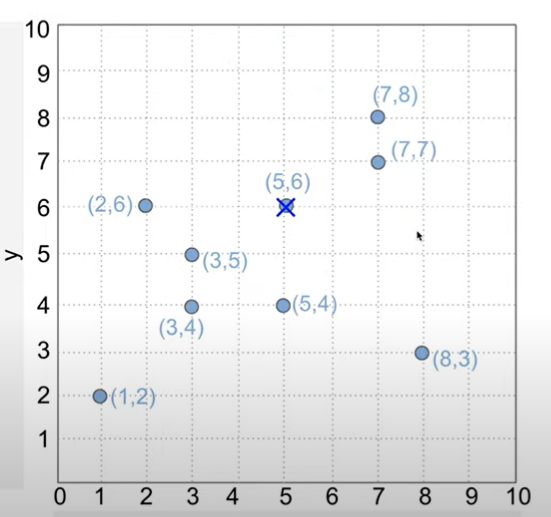
#> input picture Machine Learning/K Nearest Neighbours/Ball Trees/images/bt.png, 551 x 517 px
$ jupyter execute --allow-errors 'balls trees.ipynb'
#> lines starting #> are read from the running program, lines starting #| are printed output that depends on the picture
1. [Ball Trees](#ball-trees)

#### Ball Trees:
- used in KNN for both classification and regression problem statement
- used to find the K-nearest neighbours in multiple dimensions
- performs better if the data points are in higher dimensions and sparsely distributed

##### Process of Ball Tree:
- now consider the list of data points plotted in a 2D graph
- we choose a random data point from the graph but ensure the data point is an already existing data point
    - (5,6)

[cell 1]
from PIL import Image
from IPython.display import display

img = Image.open('images/bt.png')
#> img is the input picture: PIL image 551x517 RGB; mean R, G, B 236.8, 237.2, 237.7
new_image = img.resize((480, 400))
display(new_image)

- now from the random data point, choose the data point farthest from it
    - (1,2) => 5.66

[cell 2]
from PIL import Image
from IPython.display import display

img = Image.open('images/bt1.png')
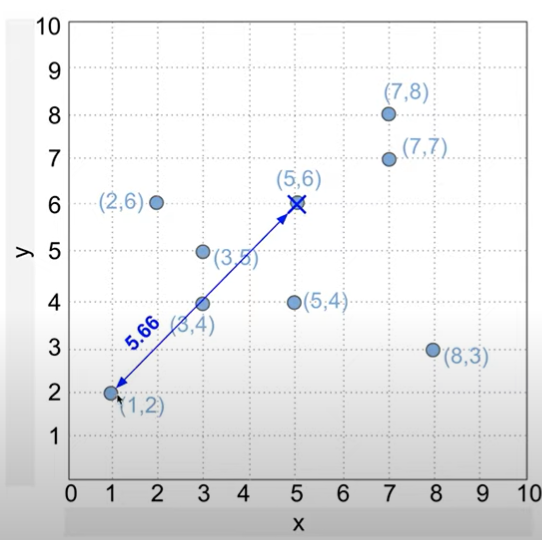
#> input picture Machine Learning/K Nearest Neighbours/Ball Trees/images/bt1.png, 542 x 540 px
#> img is the input picture: PIL image 542x540 RGB; mean R, G, B 233.4, 233.8, 234.7
new_image = img.resize((480, 400))
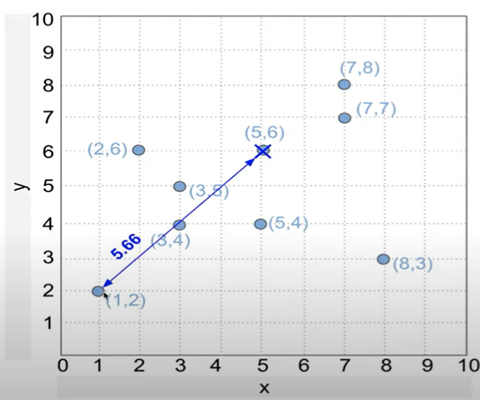
#> new_image: PIL image 480x400 RGB; mean R, G, B 233.4, 233.8, 234.6
display(new_image)

- now consider the farthest point from (1,2)
    - (7,8) => 8.49

[cell 3]
from PIL import Image
from IPython.display import display

img = Image.open('images/bt2.png')
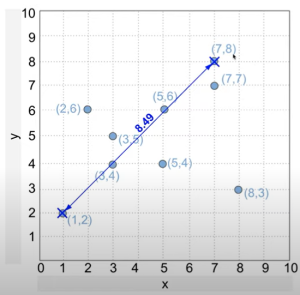
#> input picture Machine Learning/K Nearest Neighbours/Ball Trees/images/bt2.png, 300 x 295 px
#> img is the input picture: PIL image 300x295 RGB; mean R, G, B 233, 233.4, 234.4
new_image = img.resize((480, 400))
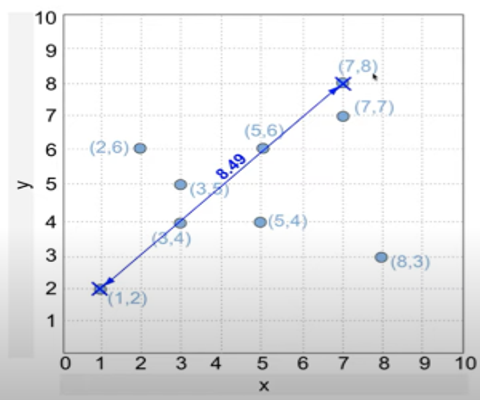
#> new_image: PIL image 480x400 RGB; mean R, G, B 232.9, 233.4, 234.3
display(new_image)

- now connect the 2 farthest dots and then project all the data point onto it

[cell 4]
from PIL import Image
from IPython.display import display

#> (the rest of this cell did not finish here and is left out)

- calculate the mean value of the data point on the line and draw a split line

[cell 5]
from PIL import Image
from IPython.display import display

#> (the rest of this cell did not finish here and is left out)

- calculate the centroid for each of the split separately

[cell 6]
from PIL import Image
from IPython.display import display

img = Image.open('images/bt5.png')
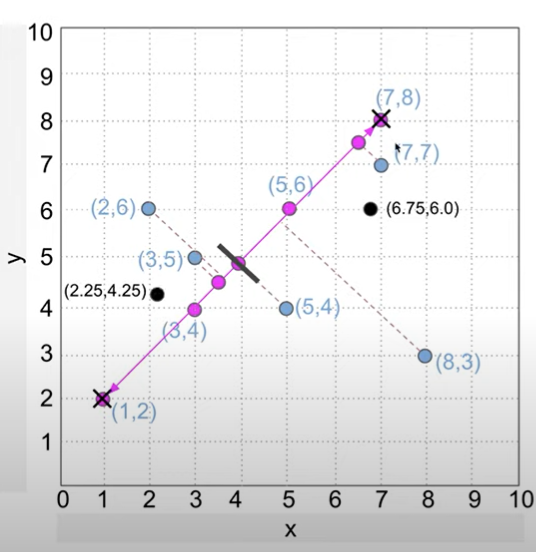
#> input picture Machine Learning/K Nearest Neighbours/Ball Trees/images/bt5.png, 536 x 552 px
#> img is the input picture: PIL image 536x552 RGB; mean R, G, B 232.5, 232.2, 233.1
new_image = img.resize((480, 400))
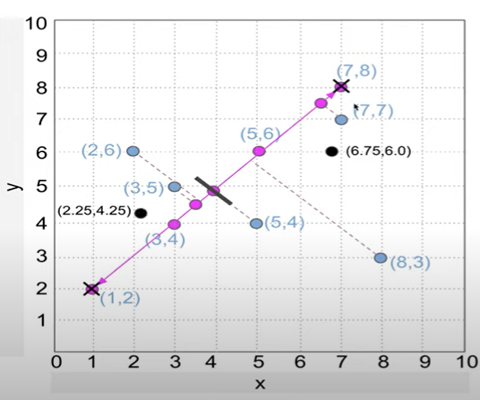
#> new_image: PIL image 480x400 RGB; mean R, G, B 232.4, 232.2, 233.1
display(new_image)

- now take the data point farthest from the centroid and draw a circle with centroid as the center on both sides of the splits

[cell 7]
from PIL import Image
from IPython.display import display

img = Image.open('images/bt6.png')
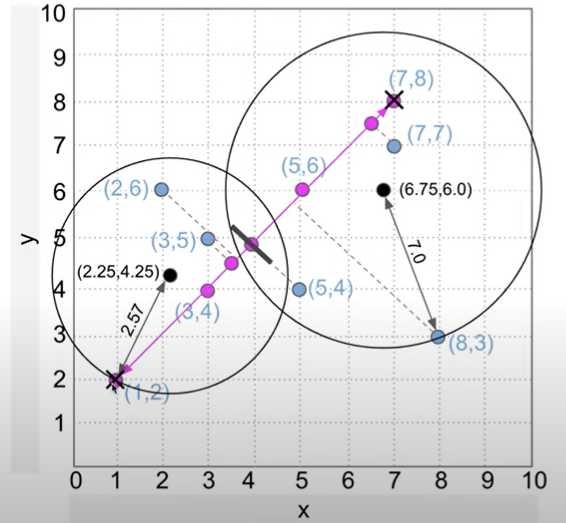
#> input picture Machine Learning/K Nearest Neighbours/Ball Trees/images/bt6.png, 566 x 523 px
#> img is the input picture: PIL image 566x523 RGB; mean R, G, B 230.5, 230.2, 231.1
new_image = img.resize((480, 400))
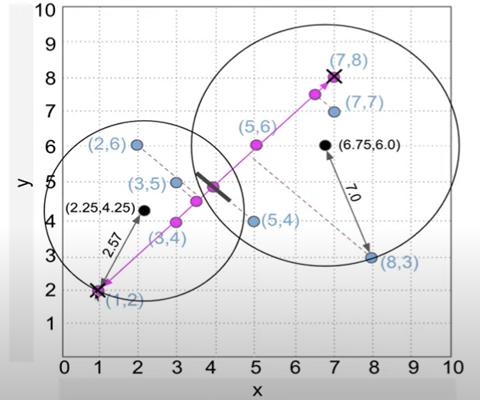
#> new_image: PIL image 480x400 RGB; mean R, G, B 230.4, 230.2, 231.1
display(new_image)

- Summarizing the entire process, at first we begin with one big circle with all data points in it and then we perform the above procedure to create hyperspheres on both sides of the split

[cell 8]
from PIL import Image
from IPython.display import display

img = Image.open('images/bt7.png')
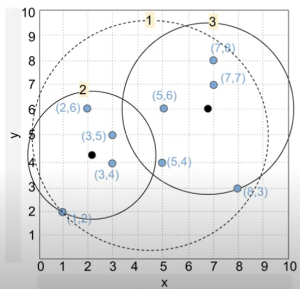
#> input picture Machine Learning/K Nearest Neighbours/Ball Trees/images/bt7.png, 300 x 289 px
#> img is the input picture: PIL image 300x289 RGB; mean R, G, B 231.2, 231.6, 231.8
new_image = img.resize((480, 400))
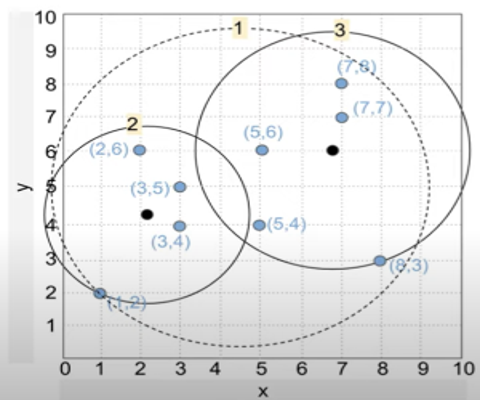
#> new_image: PIL image 480x400 RGB; mean R, G, B 231.2, 231.5, 231.7
display(new_image)
